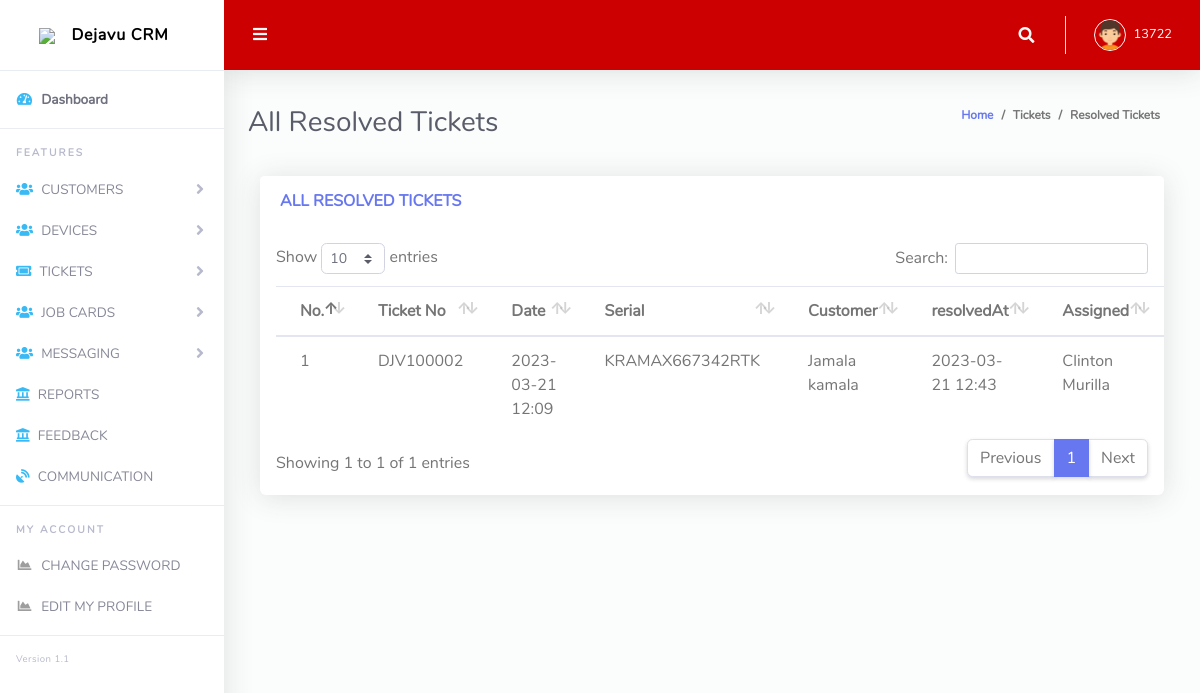
/main/resoltickets.php (signed in), run on the app's committed database.
### tables this page shows
CREATE TABLE `insidence` (
  `id` int(11) NOT NULL,
  `dateCreated` datetime(6) NOT NULL,
  `ticketNumber` varchar(20) NOT NULL,
  `cusName` varchar(15) DEFAULT NULL,
  `mobileNumber` varchar(20) DEFAULT NULL,
  `businessName` varchar(50) DEFAULT NULL,
  `serialNumber` longtext DEFAULT NULL,
  `source` varchar(29) DEFAULT NULL,
  `dStatus` varchar(10) NOT NULL DEFAULT current_timestamp(),
  `priority` varchar(20) DEFAULT NULL,
  `complain` longtext DEFAULT NULL,
  `createdBy` varchar(50) NOT NULL DEFAULT 'Active',
  `status` varchar(16) NOT NULL,
  `AssignedTo` varchar(20) NOT NULL,
  `resolvedAt` datetime(6) DEFAULT NULL,
  `resolvedby` varchar(20) NOT NULL,
  `ticketComment` longtext NOT NULL
);

### member.php (called while the page is built, shortened)
<?php
function allResolvedTickets()
{
    $db = getConnection();
    $query = "SELECT * FROM `insidence` WHERE `resolvedAt` IS NOT NULL AND `resolvedby` IS NOT NULL";
    $result = mysqli_query($db, $query);
    return $result;
}

### main/resoltickets.php (the view, shortened to what this page needs)
<?php
require_once($_SERVER['DOCUMENT_ROOT']."/crm/member.php");
$tickets = allResolvedTickets();
?>
<!DOCTYPE html>
<html lang="en">
<head>
  <link href="vendor/fontawesome-free/css/all.min.css" rel="stylesheet" type="text/css">
  <link href="vendor/bootstrap/css/bootstrap.min.css" rel="stylesheet" type="text/css">
  <link href="css/ruang-admin.min.css" rel="stylesheet">
  <link href="vendor/datatables/dataTables.bootstrap4.min.css" rel="stylesheet">
</head>
<body id="page-top">
  <div id="wrapper">
    <?php
      include('sidebar.php');
    ?>
    <div id="content-wrapper" class="d-flex flex-column">
      <div id="content">
        <?php
         include('topbar.php');
        ?>
        <div class="container-fluid" id="container-wrapper">
          <div class="d-sm-flex align-items-center justify-content-between mb-4">
            <h1 class="h3 mb-0 text-gray-800">All Resolved Tickets</h1>
            <ol class="breadcrumb">
              <li class="breadcrumb-item"><a href="./">Home</a></li>
              <li class="breadcrumb-item">Tickets</li>
              <li class="breadcrumb-item active" aria-current="page">Resolved Tickets</li>
            </ol>
          </div>
             <div class="col-lg-12">
              <div class="card mb-4">
                <div class="card-header py-3 d-flex flex-row align-items-center justify-content-between">
                  <h6 class="m-0 font-weight-bold text-primary">ALL RESOLVED TICKETS</h6>
                </div>
                <div class="table-responsive p-3">
                  <?php if($tickets){?>
                  <table class="table align-items-center table-flush" id="dataTable">
                    <thead class="">
                      <tr>
                      <th>No.</th>
                        <th>Ticket No</th>
                        <th>Date</th>
                        <th>Serial</th>
                        <th>Customer</th>
                        <th>resolvedAt</th>
                        <th>Assigned</th>
                        <th>ResvdBy</th>
                      </tr>
                    </thead>
                    <tbody>
                         <?php
                                $no=0;
                                foreach($tickets as $row){
                                    $dateCreated = substr($row['dateCreated'],0,-10);
                                    $TicketNo = $row['ticketNumber'];
                                    $ResolvedAt=substr($row['resolvedAt'],0,-10);
                                    $CustomerName = $row['cusName'];
                                    $serialNumber=$row['serialNumber'];
                                    $AssignedTo=$row['AssignedTo'];
                                    $resolvedBy=$row['resolvedby'];
                                    print " <tr> ";
                                    print "<td>"  .++$no ."</td>";
                                    print "<td>" .$TicketNo . "</td>";
                                    print "<td>" .$dateCreated. "</td>";
                                    print "<td>" . $serialNumber. "</td>";
                                    print "<td>" .$CustomerName. "</td>";
                                    print "<td>" . $ResolvedAt. "</td>";
                                    print "<td>" . $AssignedTo. "</td>";
                                    print "<td>" . $resolvedBy. "</td>";
                                      }}
                                      else{
                        ?>
                    <div class="alert alert-primary alert-dismissible" role="alert">
                    <p>No Resloved Ticket Found</P>
                  </div>
                     <?php }?>
                    </tbody>
                  </table>
                </div>
              </div>
            </div>
          </div>
        </div>
      </div>
    </div>
</body>
</html>

### data on the page
insidence: ticketNumber "DJV100002", dateCreated "2023-03-21 12:09", serialNumber "KRAMAX667342RTK", cusName "Jamala kamala", resolvedAt "2023-03-21 12:43", AssignedTo "Clinton Murilla"

### other printed values
$_SESSION['username'] "13722"
